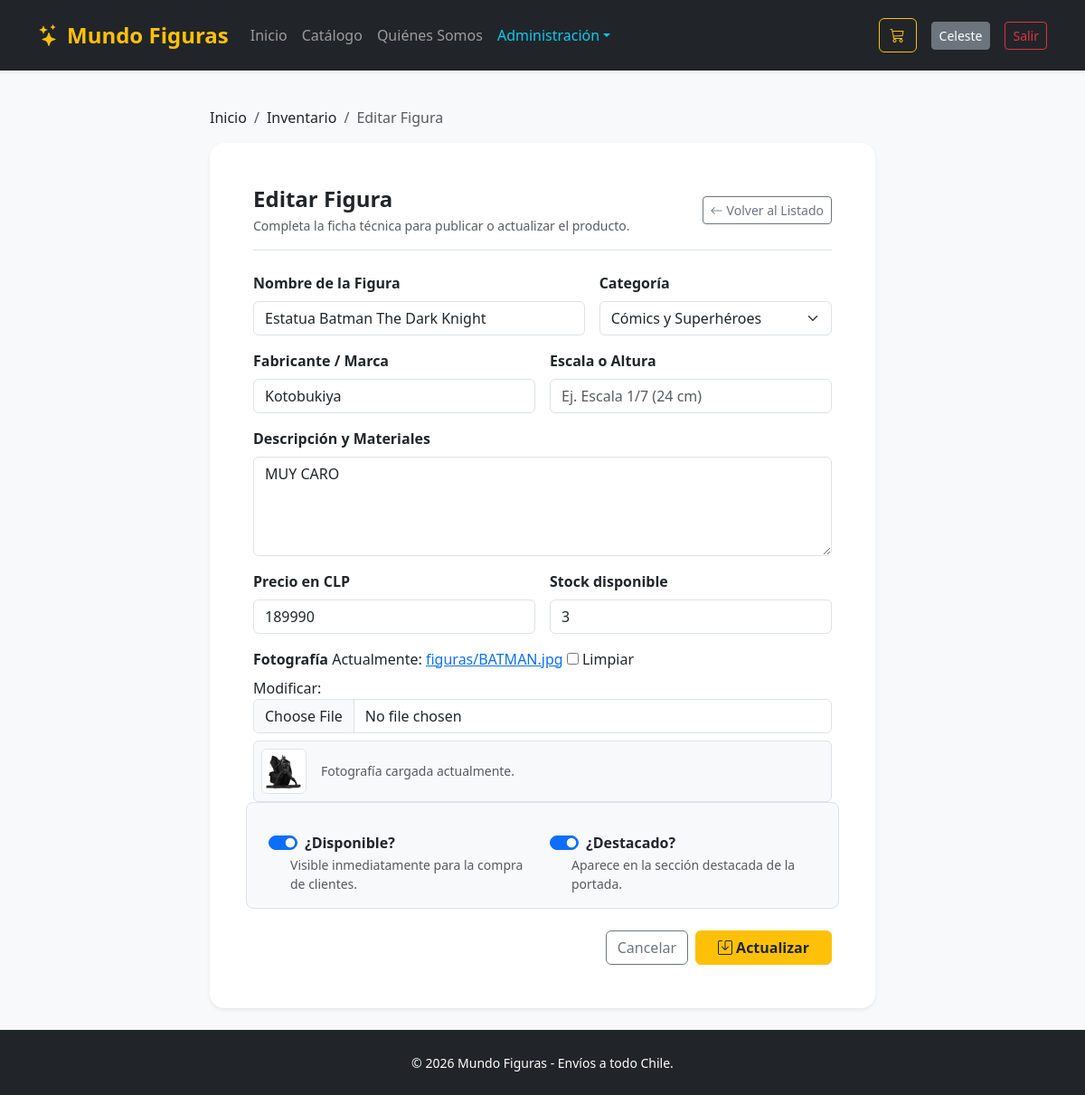
/catalogo/gestion/editar/3/ (signed in), run on the app's committed database.
### apps/catalogo/models.py (models this page shows, shortened)
class Figura(models.Model):
    nombre = models.CharField(max_length=200, verbose_name="Nombre de la Figura")
    slug = models.SlugField(max_length=220, unique=True, blank=True)
    categoria = models.ForeignKey(Categoria, on_delete=models.PROTECT, related_name="figuras", verbose_name="Categoría")
    fabricante = models.CharField(max_length=100, verbose_name="Fabricante / Marca")
    escala = models.CharField(max_length=50, blank=True, verbose_name="Escala o Altura")
    descripcion = models.TextField(verbose_name="Descripción y Materiales")
    precio = models.DecimalField(max_digits=10, decimal_places=0, validators=[MinValueValidator(0)], verbose_name="Precio en CLP")
    stock = models.PositiveIntegerField(default=0, verbose_name="Stock disponible")
    imagen = models.ImageField(upload_to="figuras/", blank=True, null=True, verbose_name="Fotografía")
    destacado = models.BooleanField(default=False, verbose_name="¿Destacado?")
    activo = models.BooleanField(default=True, verbose_name="¿Disponible?")
    fecha_creacion = models.DateTimeField(auto_now_add=True)
    fecha_actualizacion = models.DateTimeField(auto_now=True)
    class Meta:
        verbose_name_plural = "Figuras Coleccionables"
        ordering = ['-fecha_creacion']

### apps/catalogo/views.py (the view)
# urls.py: path('gestion/editar/<int:id>/', views.figura_editar, name='editar'),
@login_required
@user_passes_test(es_administrador, login_url='catalogo:lista')
def figura_editar(request, id):
    figura = get_object_or_404(Figura, id=id)
    if request.method == 'POST':
        form = FiguraForm(request.POST, request.FILES, instance=figura)
        if form.is_valid():
            form.save()
            messages.success(request, f"Figura '{figura.nombre}' actualizada.")
            return redirect('catalogo:gestion')
    else:
        form = FiguraForm(instance=figura)
    return render(request, 'catalogo/figura_form.html', {'form': form, 'figura': figura, 'titulo_accion': 'Editar Figura', 'boton_texto': 'Actualizar'})

### apps/catalogo/forms.py (shortened to what this page needs)
class FiguraForm(forms.ModelForm):
    class Meta:
        model = Figura
        fields = [
            'nombre', 'categoria', 'fabricante', 'escala',
            'descripcion', 'precio', 'stock', 'imagen', 'destacado', 'activo'
        ]
        widgets = {
            'nombre': forms.TextInput(attrs={'class': 'form-control', 'placeholder': 'Ej. Figura Son Goku 18cm'}),
            'categoria': forms.Select(attrs={'class': 'form-select'}),
            'fabricante': forms.TextInput(attrs={'class': 'form-control', 'placeholder': 'Ej. Bandai Spirits'}),
            'escala': forms.TextInput(attrs={'class': 'form-control', 'placeholder': 'Ej. Escala 1/7 (24 cm)'}),
            'descripcion': forms.Textarea(attrs={'class': 'form-control', 'rows': 4}),
            'precio': forms.NumberInput(attrs={'class': 'form-control', 'min': 0}),
            'stock': forms.NumberInput(attrs={'class': 'form-control', 'min': 0}),
            'imagen': forms.ClearableFileInput(attrs={'class': 'form-control'}),
            'destacado': forms.CheckboxInput(attrs={'class': 'form-check-input'}),
            'activo': forms.CheckboxInput(attrs={'class': 'form-check-input'}),
        }

### apps/catalogo/models.py (called while the page is built)
    def __str__(self):
        return self.nombre

### apps/catalogo/views.py (called while the page is built)
def es_administrador(user):
    return user.is_authenticated and (user.is_staff or user.is_superuser)

### apps/pedidos/context_processors.py (called while the page is built)
def carrito_context(request):
    carrito = request.session.get('carrito',{})
    total_items = sum(item.get('cantidad',0) for item in carrito.values())
    return {
        'carrito_total_items': total_items
    }

### apps/catalogo/templates/catalogo/figura_form.html (shortened to what this page needs)
{% extends 'base.html' %}
{% block content %}
<div class="row justify-content-center">
    <div class="col-lg-8">
        <nav aria-label="breadcrumb" class="mb-3">
            <ol class="breadcrumb small">
                <li class="breadcrumb-item"><a href="{% url 'core:inicio' %}" class="text-decoration-none text-dark">Inicio</a></li>
                <li class="breadcrumb-item"><a href="{% url 'catalogo:gestion' %}" class="text-decoration-none text-dark">Inventario</a></li>
                <li class="breadcrumb-item active">{{ titulo_accion }}</li>
            </ol>
        </nav>
        <div class="card shadow-sm border-0 rounded-4 p-4 p-md-5 bg-white">
            <div class="d-flex justify-content-between align-items-center mb-4 border-bottom pb-3">
                <div>
                    <h2 class="h4 fw-bold mb-1">{{ titulo_accion }}</h2>
                    <p class="text-muted small mb-0">Completa la ficha técnica para publicar o actualizar el producto.</p>
                </div>
                <a href="{% url 'catalogo:gestion' %}" class="btn btn-outline-secondary btn-sm">
                    <i class="bi bi-arrow-left me-1"></i>Volver al Listado
                </a>
            </div>
            <form method="post" enctype="multipart/form-data" novalidate>
                <div class="row g-3 mb-3">
                    <div class="col-md-7">
                        <label for="{{ form.nombre.id_for_label }}" class="form-label fw-semibold">{{ form.nombre.label }}</label>
                        {{ form.nombre }}
                    </div>
                    <div class="col-md-5">
                        <label for="{{ form.categoria.id_for_label }}" class="form-label fw-semibold">{{ form.categoria.label }}</label>
                        {{ form.categoria }}
                    </div>
                </div>
                <div class="row g-3 mb-3">
                    <div class="col-md-6">
                        <label for="{{ form.fabricante.id_for_label }}" class="form-label fw-semibold">{{ form.fabricante.label }}</label>
                        {{ form.fabricante }}
                    </div>
                    <div class="col-md-6">
                        <label for="{{ form.escala.id_for_label }}" class="form-label fw-semibold">{{ form.escala.label }}</label>
                        {{ form.escala }}
                    </div>
                </div>
                <div class="mb-3">
                    <label for="{{ form.descripcion.id_for_label }}" class="form-label fw-semibold">{{ form.descripcion.label }}</label>
                    {{ form.descripcion }}
                </div>
                <div class="row g-3 mb-3">
                    <div class="col-md-6">
                        <label for="{{ form.precio.id_for_label }}" class="form-label fw-semibold">{{ form.precio.label }}</label>
                        {{ form.precio }}
                    </div>
                    <div class="col-md-6">
                        <label for="{{ form.stock.id_for_label }}" class="form-label fw-semibold">{{ form.stock.label }}</label>
                        {{ form.stock }}
                    </div>
                </div>
                <div class="mb-3">
                    <label for="{{ form.imagen.id_for_label }}" class="form-label fw-semibold">{{ form.imagen.label }}</label>
                    {{ form.imagen }}
                    {% if figura and figura.imagen %}
                        <div class="mt-2 p-2 bg-light rounded d-flex align-items-center gap-3 border">
                            <img src="{{ figura.imagen.url }}" alt="Vista previa" style="width: 50px; height: 50px; object-fit: cover;" class="rounded border">
                            <span class="small text-muted">Fotografía cargada actualmente.</span>
                        </div>
                    {% endif %}
                </div>
                <div class="row g-3 mb-4 p-3 bg-light rounded-3 border">
                    <div class="col-sm-6">
                        <div class="form-check form-switch">
                            {{ form.activo }}
                            <label class="form-check-label fw-semibold" for="{{ form.activo.id_for_label }}">
                                {{ form.activo.label }}
                            </label>
                        </div>
                        <small class="text-muted d-block ps-4">Visible inmediatamente para la compra de clientes.</small>
                    </div>
                    <div class="col-sm-6">
                        <div class="form-check form-switch">
                            {{ form.destacado }}
                            <label class="form-check-label fw-semibold" for="{{ form.destacado.id_for_label }}">
                                {{ form.destacado.label }}
                            </label>
                        </div>
                        <small class="text-muted d-block ps-4">Aparece en la sección destacada de la portada.</small>
                    </div>
                </div>
                <div class="d-flex justify-content-end gap-2">
                    <a href="{% url 'catalogo:gestion' %}" class="btn btn-outline-secondary">Cancelar</a>
                    <button type="submit" class="btn btn-warning fw-bold text-dark px-4">
                        <i class="bi bi-save me-1"></i>{{ boton_texto }}
                    </button>
                </div>
            </form>
        </div>
    </div>
</div>
{% endblock %}

### templates/base.html (shortened to what this page needs)
<!DOCTYPE html>
<html lang="es">
<head>
    <link href="https://cdn.jsdelivr.net/npm/bootstrap@5.3.3/dist/css/bootstrap.min.css" rel="stylesheet">
    <link rel="stylesheet" href="https://cdn.jsdelivr.net/npm/bootstrap-icons@1.11.3/font/bootstrap-icons.min.css">
</head>
<body class="bg-light d-flex flex-column min-vh-100">
    <nav class="navbar navbar-expand-lg navbar-dark bg-dark sticky-top shadow-sm py-3">
        <div class="container">
            <a class="navbar-brand fw-bold text-warning fs-4" href="{% url 'core:inicio' %}">
                <i class="bi bi-stars me-2"></i>Mundo Figuras
            </a>
            <div class="collapse navbar-collapse" id="menu">
                <ul class="navbar-nav me-auto">
                    <li class="nav-item"><a class="nav-link" href="{% url 'core:inicio' %}">Inicio</a></li>
                    <li class="nav-item"><a class="nav-link" href="{% url 'catalogo:lista' %}">Catálogo</a></li>
                    <li class="nav-item"><a class="nav-link" href="{% url 'core:nosotros' %}">Quiénes Somos</a></li>
                    {% if user.is_staff %}
                    <li class="nav-item dropdown">
                        <a class="nav-link dropdown-toggle text-info" href="#" data-bs-toggle="dropdown">Administración</a>
                    </li>
                    {% endif %}
                </ul>
                <div class="d-flex align-items-center gap-3">
                    <a href="{% url 'pedidos:ver' %}" class="btn btn-outline-warning position-relative">
                        <i class="bi bi-cart3"></i>
                    </a>
                    {% if user.is_authenticated %}
                        <a href="{% url 'usuarios:perfil' %}" class="btn btn-secondary btn-sm">{{ user.username }}</a>
                        <a href="{% url 'usuarios:logout' %}" class="btn btn-outline-danger btn-sm">Salir</a>
                    {% else %}
                        <a href="{% url 'usuarios:login' %}" class="btn btn-outline-light btn-sm">Ingresar</a>
                        <a href="{% url 'usuarios:registro' %}" class="btn btn-warning btn-sm fw-semibold">Registrarse</a>
                    {% endif %}
                </div>
            </div>
        </div>
    </nav>
    <main class="container my-4 flex-grow-1">
        {% block content %}{% endblock %}
    </main>
    <footer class="bg-dark text-white py-4 mt-auto">
        <div class="container text-center">
            <small>&copy; 2026 Mundo Figuras - Envíos a todo Chile.</small>
        </div>
    </footer>
</body>
</html>

### data on the page
Figura: nombre "Estatua Batman The Dark Knight", categoria "Cómics y Superhéroes", fabricante "Kotobukiya", descripcion "MUY CARO", precio "189990", stock "3", imagen (picture), activo "☑", destacado "☑"

### other printed values
{{ user.username }} "Celeste"
{{ titulo_accion }} "Editar Figura"
{{ boton_texto }} "Actualizar"
